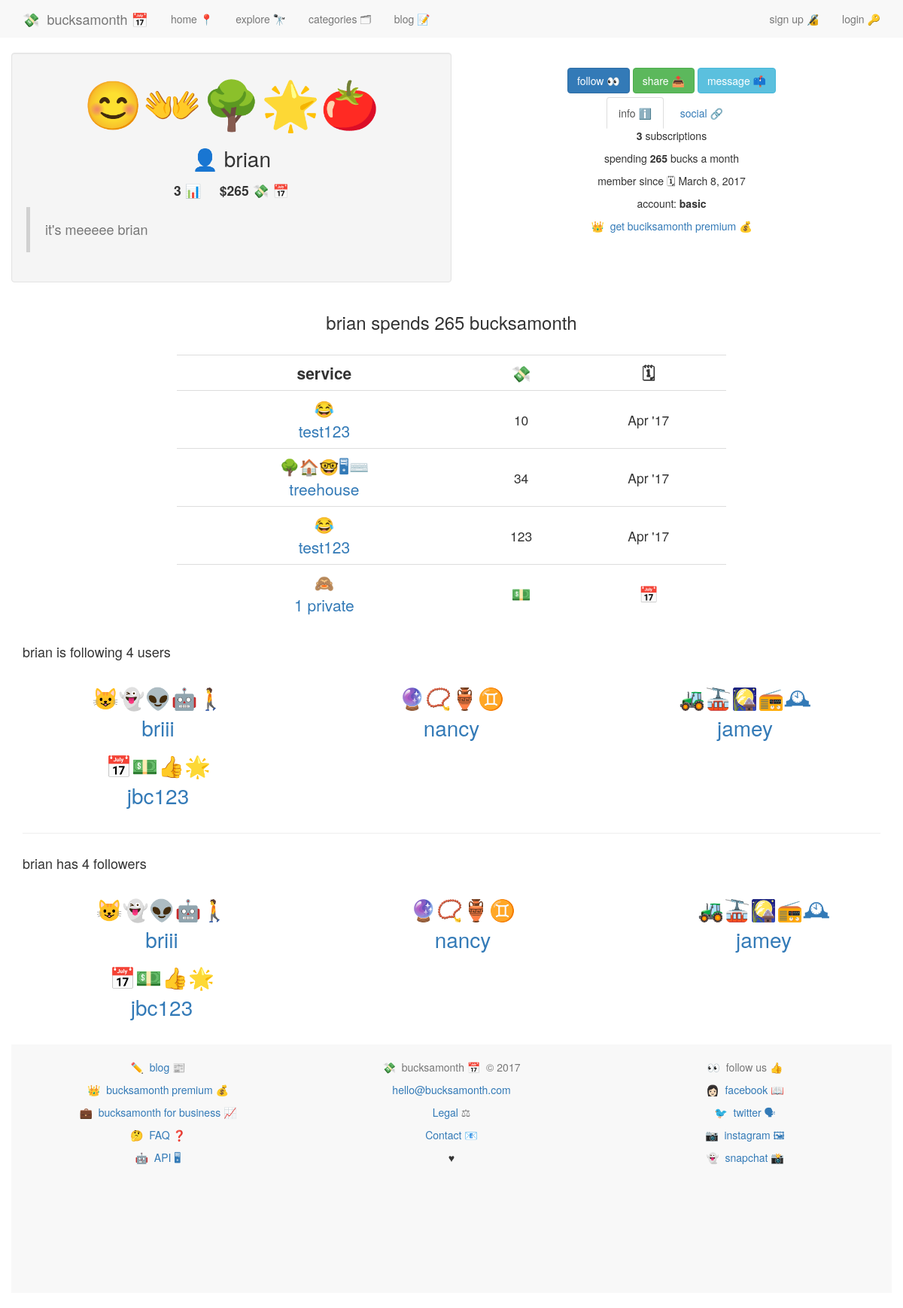
Screenshot of /users/brian/ with the database file from the repository.
### accounts/models.py (models this page shows, shortened)
class UserProfile(models.Model):
	user = models.OneToOneField(User)
	description = models.CharField(max_length=100, default='')
	twitter = models.CharField(max_length=100, default='')
	emoji = models.CharField(max_length=10, default='')
	setup = models.BooleanField(default=False)
	uid = models.CharField(default=uuid.uuid4, max_length=40)
	email_valid = models.BooleanField(default=False)
	followers = models.ManyToManyField('self')
	def __str__(self):
		return self.user.username

### services/models.py (models this page shows, shortened)
class Subscription(models.Model):
	service 				= models.ForeignKey(Service, on_delete=models.CASCADE, related_name='subscription_service')
	user 					= models.ForeignKey(UserProfile, on_delete=models.CASCADE, related_name="subscribed_user")
	cc_nickname 			= models.CharField(max_length=10)
	bucksamonth 			= models.DecimalField(max_digits=8, decimal_places=2, default=0.00)
	date_created			= models.DateField(default=date.today)
	wishlist				= models.BooleanField(default=False)
	private					= models.BooleanField(default=False)

class Service(models.Model):
	service_name 			= models.CharField(max_length=140)
	service_slug			= models.SlugField(blank=True)
	url_name 				= models.CharField(max_length=200)
	description_long		= models.CharField(max_length=500, default='')
	description_short		= models.CharField(max_length=140, default='')
	category				= models.ManyToManyField(Category, blank=True)
	featured				= models.BooleanField(default=False)
	date_created 			= models.DateField(auto_now=True)
	bucksamonth 			= models.DecimalField(max_digits=8, decimal_places=2, default=0.00)
	emoji					= models.CharField(max_length=20, default='')
	twitter 				= models.CharField(max_length=100, default='')
	tags 					= TaggableManager()
	def __str__(self):
		return str(self.service_name)

### users/views.py (the view, shortened to what this page needs)
# urls.py: url(r'^(?P<username>.+)/$', view_profile, name='view_profile'),
def view_profile(request, username):
	if request.user.username == username:
		return HttpResponseRedirect(reverse('accounts:profile'))
	person = get_object_or_404(User, username=username)
	person = person.userprofile
	all_subscriptions = Subscription.objects.filter(user=person)
	private = len(all_subscriptions.filter(private=True))
	subscriptions = all_subscriptions.filter(private=False, wishlist=False)
	bucksamonth = sum([subscription.bucksamonth for subscription in all_subscriptions])
	person_friend_object, person_created = Friend.objects.get_or_create(current_user=person)
	user_friends = [friend for friend in person_friend_object.users.all()] #if friend != request.user.userprofile
	follower_count = len(user_friends)
	friend = False
	context = {
		'person':person,
		'subscriptions':subscriptions,
		'bucksamonth':bucksamonth,
		'private':private,
		'friend':friend,
		'follower_count':follower_count,
		'user_friends':user_friends,
	}
	context['friend'] = friend
	return render(request, 'users/user_profile_view.html', context)

### accounts/templatetags/urlify.py (called while the page is built)
@register.filter
def urlify(value):
	return quote_plus(value)

### users/templates/users/user_profile_view.html (shortened to what this page needs)
{% extends 'base.html' %}
{% block content %}
{% include 'nav.html' %}
<div class="container">
	<div class="row">
	<div class="col-md-6 well">
	<p style="font-size:4.5em; text-align:center;">{{ person.emoji }}</p>
	<p style="font-size:2em; text-align:center;">👤&nbsp;{{ person.user.username }}</p>
	<p style="font-size:1.25em; text-align:center;"><strong>{{ subscriptions.all.count }} 📊&nbsp;&nbsp;&nbsp;</strong>&nbsp;&nbsp;<strong>${{ bucksamonth | floatformat:"0" }} 💸&nbsp;📅</strong></p>
	<blockquote>
	<h4 class="text-muted">{{ person.description }}</h4>
	</blockquote>
	</div>
	<div class="col-md-6">
	<div style='text-align:center;'>
	<div class='col-xs-12 button-wrapper'>
	{% if not friend %}
	<a class="btn btn-primary" href="{% url 'users:add_or_remove_friends' username=person.user.username verb='add' %}">follow 👀</a>
	{% else %}
<a class="btn btn-primary" href="{% url 'users:add_or_remove_friends' username=person.user.username verb='remove' %}">following 👀</a>
	{% endif %}
		<a type="button" class="btn btn-success" href="#share" data-toggle="modal" data-target="#myModal-share">share 📤</a>
	<a class="btn btn-info" href="#">message 📫</a>
	</div>
<div	style="margin: auto;">
	<ul style="text-align:center;margin: auto;" class="nav nav-tabs navbar" role="tablist">
		<li style="text-align:center;" role="presentation" class="active"><a href="#info" aria-controls="info" role="tab" data-toggle="tab"> info ℹ️</a></li>
		<li style="text-align:center;" role="presentation"><a href="#social" aria-controls="social" role="tab" data-toggle="tab">social 🔗</a></li>
</ul>
</div>
<div class="tab-content">
	<div role="tabpanel" class="tab-pane active" id="info">
		<div class="col-md-12">
			<p><strong>{{ subscriptions.all.count }}</strong> subscriptions</p>
			<p>spending <strong>{{ bucksamonth | floatformat:"0" }}</strong> bucks a month</p>
			<p>member since 🗓 March 8, 2017</p>
			<p>account: <strong>basic</strong></p>
			<p><a href="#">👑&nbsp;&nbsp;get buciksamonth premium 💰</a></p>
		</div>
</div>
</div>
	</div>
	</div>
	</div>
<div class="row">
	<div class="col-md-12">
<div class="col-md-8 col-md-offset-2">
	<h3 style="text-align:center;">{{ person.user.username }} spends {{ bucksamonth | floatformat:"0" }} bucksamonth</h3>
<br />
<table style="text-align:center;" class="table">
	<tr>
		<td style="vertical-align: middle; font-size:1.5em;"><b>service</b></td>
		<td style="vertical-align: middle; font-size:1.5em;"><strong>💸</strong></td>
		<td style="vertical-align: middle; font-size:1.5em;"><strong>🗓</strong></td>
	</tr>
{% for subscription in subscriptions %}
<tr>
	<td class="text-center"><a style="text-decoration:none;" href="{% url 'services:service_detail' service_slug=subscription.service.service_slug %}"><span style="font-size:1.5em;">{{ subscription.service.emoji }}<br />{{ subscription.service }}</span></a></td>
	<td style="vertical-align: middle; font-size:1.25em;" class="text-center">{{ subscription.bucksamonth | floatformat | floatformat }}</td>
	<td style="vertical-align: middle; font-size:1.25em;">{{ subscription.date_created | date:"M 'y" }}</td>
</tr>
{% endfor %}
{% if private > 0 %}<tr>
	<td style="vertical-align: middle; font-size:1.5em;"><a style="text-decoration:none;" data-toggle="tooltip" href="{% url 'FAQ' %}#private" title="{{ private }} private subscription{{ private | pluralize }}">🙈<br />{{ private }} private</a></td>
	<td style="vertical-align: middle; font-size:1.5em;">💵</td>
	<td style="vertical-align: middle; font-size:1.5em;">📅</td>
</tr>{% endif %}
</table>
</div>
</div>
<br /><br />
<div class="container">
<div class="row">
	<div class="col-md-12">
<h4>{{ person.user.username }} is following {{ follower_count }} user{{ follower_count | pluralize }}</h4>
	<br />
{% for friend_ in user_friends %}
{% cycle '<div class="row">' '' ''  %}
<div style="text-align:center; text-decoration:none !important" class="col-md-4">
<p style="font-size:2em; text-align:center; text-decoration:none !important;"><a style="text-decoration:none" href="{% url 'users:view_profile' username=friend_.user.username %}">{{ friend_.emoji }}<br />{{ friend_ }}</a></p>
</div>
{% cycle '' '' '</div>' %}
{% endfor %}
</div>
</div>
</div>
<hr>
<div class="container">
<div class="row">
<h4>{{ person.user.username }} has {{ person.followers.count }} followers</h4>
	<br />
{% for follower in person.followers.all %}
{% cycle '<div class="row">' '' ''  %}
	<div style="text-align:center; text-decoration:none !important" class="col-md-4">
<p style="font-size:2em; text-align:center; text-decoration:none !important;"><a style="text-decoration:none" href="{% url 'users:view_profile' username=follower.user.username %}">{{ follower.emoji }}<br />{{ follower }}</a></p>
</div>
{% cycle '' '' '</div>' %}
{% endfor %}
</div>
</div>
</div>
</div>
{% endblock %}

### static/css/main.css (style rules this page uses)
body { min-height: 200px; padding-top: 70px; padding-bottom: 20px; }
a { text-decoration: none; }
.button-wrapper .btn { margin-bottom:5px; }
.nav-tabs > li { float:none; display:inline-block; zoom:1; }
.nav-tabs { text-align:center; }
.navbar { border-bottom: 20px; }

### rows the page displays
UserProfile: emoji "😊👐🌳🌟🍅", user.username "brian", description "it's meeeee brian", followers.count "4"
Subscription: service.emoji "😂", service "test123", bucksamonth "10", date_created "Apr '17"
Subscription: service.emoji "🌳🏠🤓🖥⌨️", service "treehouse", bucksamonth "34", date_created "Apr '17"
Subscription: service.emoji "😂", service "test123", bucksamonth "123", date_created "Apr '17"
UserProfile: emoji "😺👻👽🤖🚶", user.username "briii"
UserProfile: emoji "🔮📿🏺♊️", user.username "nancy"
UserProfile: emoji "🚜🚠🎑📻🕰", user.username "jamey"
UserProfile: emoji "📅💵👍🌟", user.username "jbc123"

### other values shown
{{ subscriptions.all.count }} "3"
{{ bucksamonth | floatformat:"0" }} "265"
{{ private }} "1"
{{ follower_count }} "4"
{{ follower_count | pluralize }} "s"
